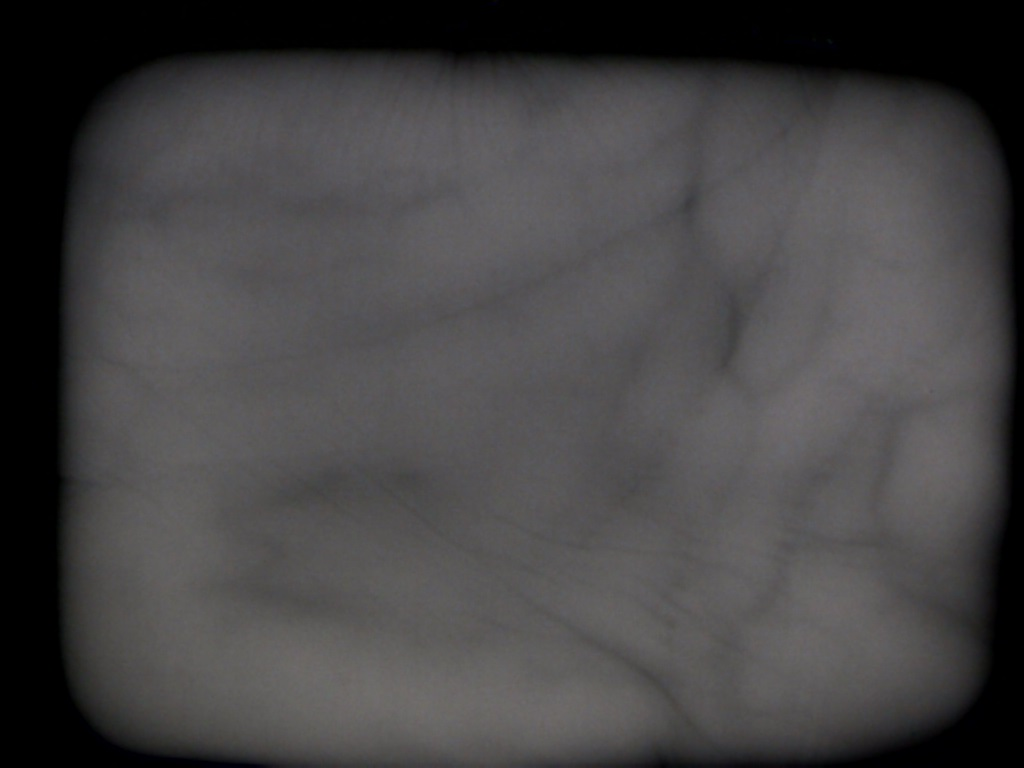
%> input picture experiments/P_o018_L_S3_Nr3.jpg, 1024 x 768 px
$ octave --eval "plotFFT(imread('../P_o018_L_S3_Nr3.jpg'));"   (GNU Octave 9; MATLAB toolbox functions it lacks are replaced by stand-ins)
%> lines starting %> are read from the running program, lines starting %| are printed output that depends on the picture
function [ ] = plotFFT( image )
%UNTITLED3 Summary of this function goes here
%   Detailed explanation goes here
    image = fftshift(image); % Center FFT
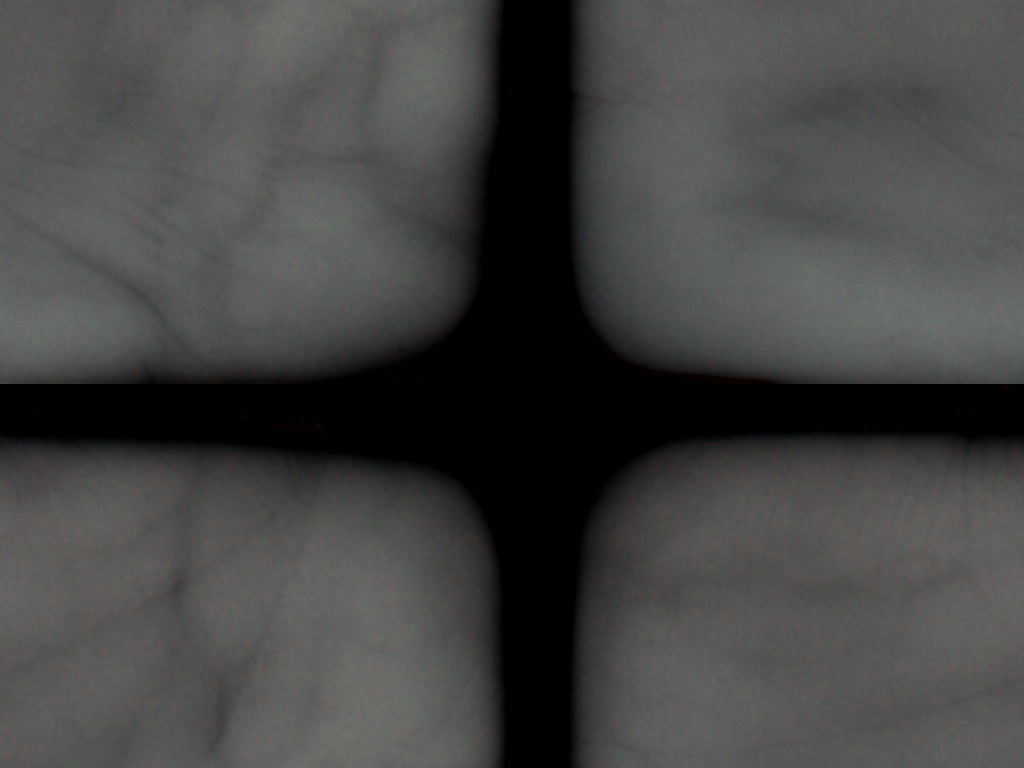
%> image: size 768x1024x3 uint8; mean R, G, B 68.2, 68.9, 67.5

    image = abs(image); % Get the magnitude
    image = log(image+1); % Use log, for perceptual scaling, and +1 since log(0) is undefined
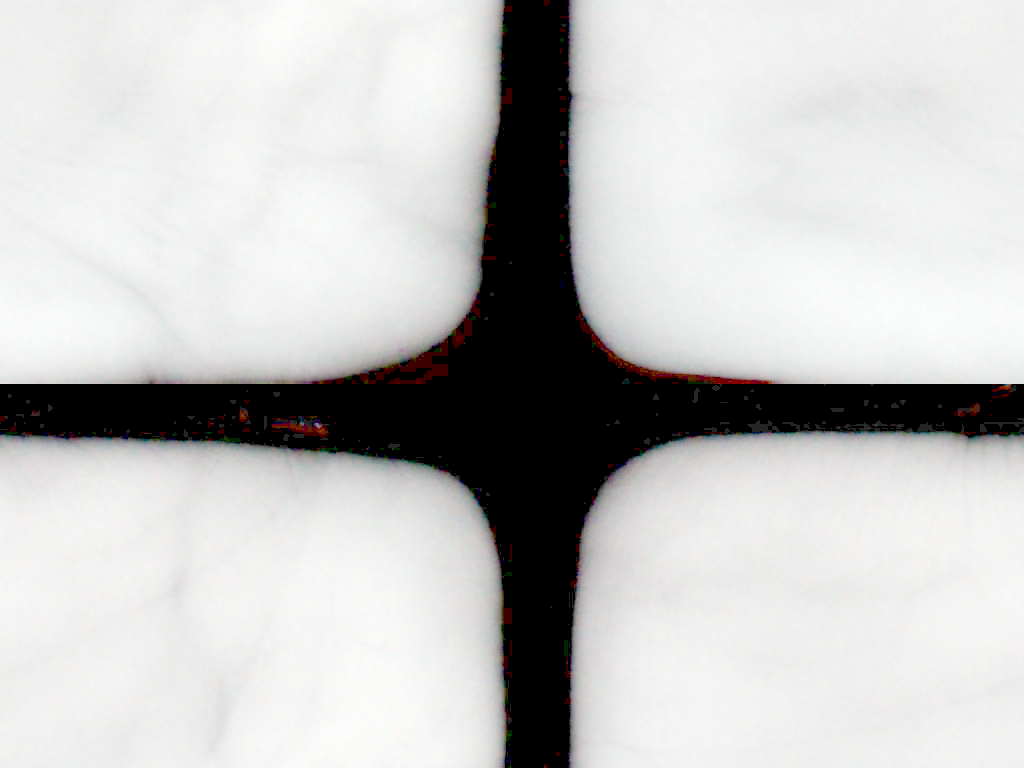
%> image: size 768x1024x3 double; mean R, G, B 3.67, 3.67, 3.65; drawn with min black and max white
    image = mat2gray(image); % Use mat2gray to scale the image between 0 and 1

    imshow(image,[]); % Display the result
end
